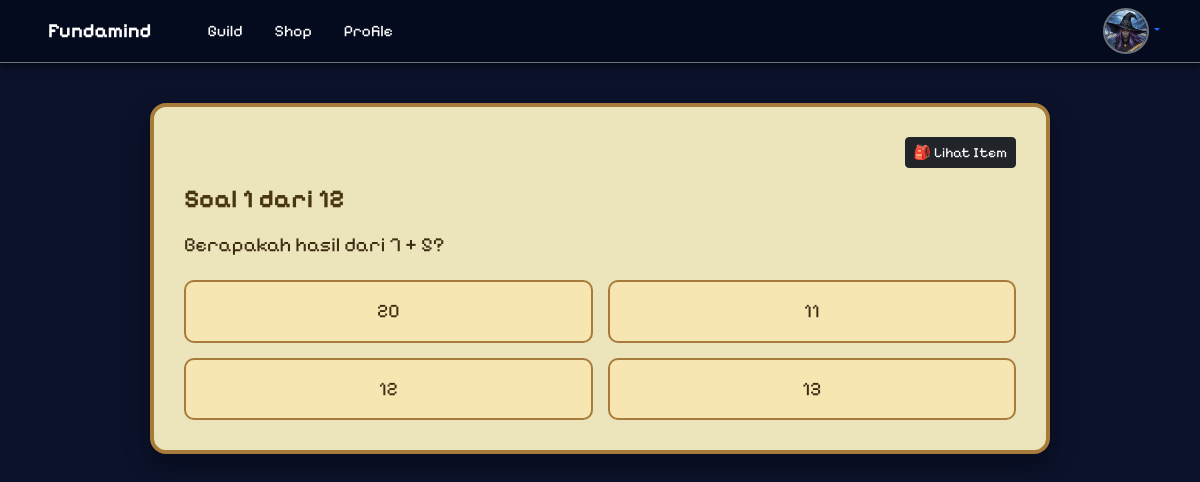
/pages/quest_play.php?id_chapter=1 (signed in), run on the app's committed database.
### tables this page shows
CREATE TABLE `quest_questions` (
  `id_question` int NOT NULL,
  `id_chapter` int NOT NULL,
  `pertanyaan` text NOT NULL,
  `pilihan_a` varchar(255) DEFAULT NULL,
  `pilihan_b` varchar(255) DEFAULT NULL,
  `pilihan_c` varchar(255) DEFAULT NULL,
  `pilihan_d` varchar(255) DEFAULT NULL,
  `jawaban_benar` enum('a','b','c','d') NOT NULL,
  `petunjuk` text,
  `min_level` int DEFAULT '1',
  `kategori` enum('story','challenge','boss') NOT NULL DEFAULT 'story'
);

### pages/quest_play.php (the view, shortened to what this page needs)
<?php
include 'db.php';
$id_chapter = $_GET['id_chapter'] ?? 0;
$result = mysqli_query($koneksi, "SELECT * FROM quest_questions WHERE id_chapter = $id_chapter ORDER BY id_question ASC");
$questions = [];
while ($row = mysqli_fetch_assoc($result)) {
    $questions[] = $row;
}
$total_questions = count($questions);
$current_index = $_SESSION['question_data']['index'];
$current_question = $questions[$current_index] ?? null;
?>
<!DOCTYPE html>
<html lang="id">
<head>
    <link href="https://cdn.jsdelivr.net/npm/bootstrap@5.3.3/dist/css/bootstrap.min.css" rel="stylesheet">
    <link rel="stylesheet" href="../assets/css/navbar.css" />
</head>
<body>
<?php include 'includes/navbar.php'; ?>
<div class="container mt-5">
    <div class="quest-card">
        <div class="card-body">
            <div class="text-end">
                <button class="btn btn-sm btn-dark mb-3" data-bs-toggle="modal" data-bs-target="#modalItem">🎒 Lihat Item</button>
            </div>
            <h5 class="card-title">Soal <?= $current_index + 1 ?> dari <?= $total_questions ?></h5>
            <p class="question-text"><?= htmlspecialchars($current_question['pertanyaan']) ?></p>
            <form method="POST" id="form-jawaban">
                <div class="choice-grid">
                    <?php foreach (['a', 'b', 'c', 'd'] as $opt): ?>
                        <?php
                        $kelas = '';
                        ?>
                        <label>
                            <div class="choice-card <?= $kelas ?>">
                                <?= htmlspecialchars($current_question["pilihan_$opt"]) ?>
                            </div>
                        </label>
                    <?php endforeach; ?>
                </div>
            </form>
        </div>
    </div>
</div>
</body>
</html>

### pages/quest_play.php (style rules this page uses)
body { font-family: "PixelifySans", sans-serif; background-color: #0b122b; background-image: url("../assets/images/guild_background_1440x1024.png"); background-size: cover; background-position: center; padding-top: 55px; color: #3e2b13; }
.quest-card { background: rgba(255, 248, 200, 0.92); border: 4px solid #a77b3b; border-radius: 16px; padding: 30px; box-shadow: 0 10px 24px rgba(0, 0, 0, 0.4); max-width: 900px; margin: 0 auto; }
.card-title { font-size: 1.6rem; font-weight: bold; color: #4a3513; margin-bottom: 15px; }
.question-text { font-size: 1.25rem; margin-bottom: 20px; }
.choice-grid { display: grid; grid-template-columns: repeat(2, 1fr); gap: 15px; }
.choice-card { background: #f7e6b1; border: 2px solid #a77b3b; padding: 15px; border-radius: 10px; text-align: center; font-size: 1.2rem; cursor: pointer; transition: 0.2s; }

### data on the page
quest_questions: pertanyaan "Berapakah hasil dari 7 + 5?", pilihan_a "20", pilihan_b "11", pilihan_c "12", pilihan_d "13"

### other printed values
$current_index + 1 "1"
$total_questions "12"
